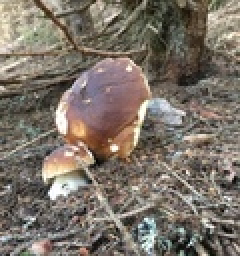
%> input picture Simpleselect/ArticleReplicabilityCodes/boletus1280.jpg, 120 x 128 px, shrunk from 1205 x 1280 before the run (shown 2 times larger)
$ octave Figure6_weighted_median_filter.m   (GNU Octave 9; MATLAB toolbox functions it lacks are replaced by stand-ins)
%> lines starting %> are read from the running program, lines starting %| are printed output that depends on the picture
%% user setting
imfile = 'boletus1280.jpg'; % 'boletus1280.jpg' ; 'girl1280.jpg'
bw     = true; % true to convert to black and white
pnoise = 0.2;
filter = 4; % 1 = Non-adaptive WM; 2 = Adaptive WM; 3 = Structural WM; 4 = Wiener

%% read image
I    = imread(imfile);
%> I is the input picture: size 128x120x3 uint8; mean R, G, B 123.8, 114.5, 104.3
if bw == 1, I = rgb2gray(I); end
%> after `I = rgb2gray(I)`:
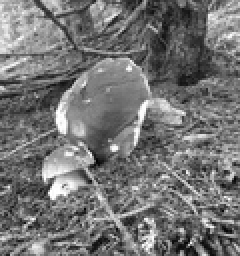
%> I: size 128x120 uint8 (shown 2 times larger); min 1, max 255, mean 116.2
Zori = double(I);      % keep original image
Z    = Zori;           % image to be manipulated
[row , col , rgb] = size(Z); % there is a third unused dimension for color images
%> row = 128; col = 120; rgb = 1

%% add noise to the image
x    = rand(size(Z));
d    = x < pnoise/2;
Z(d) = 0;    % Set to minimum value
d    = find(x >= pnoise/2 & x < pnoise);
%> d = 1480 values from 26 to 15359
Z(d) = 255;  % Set to saturated value
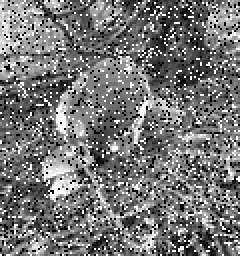
%> Z: size 128x120 double (shown 2 times larger); min 0, max 255, mean 117.5

%% Weighted mask for the Wiener filter
W = [10,12,9; 12,19,12; 9,12,10];
W = W ./ sum(sum(W)); W = W(:);

%% denoise with weighted median
tocwm = zeros((col-3)*(row-3),1); tocqs = tocwm;
Zclean_wm = Z(:);     % Filtered
Zclean_qs = Z(:);     % images
for qsw=0:1
    ii = 0;
    for y = 2:1:(col-1)*rgb
        for x = 2:1:row-1
            ind1 = x-1 + (y-1 - 1).*row; % = sub2ind([row,col],x-1,y-1);
            ind2 = x-1 + (y   - 1).*row; % = sub2ind([row,col],x-1,y);
            ind3 = x-1 + (y+1 - 1).*row; % = sub2ind([row,col],x-1,y+1);
            ind5 = x   + (y   - 1).*row; % = sub2ind([row,col],x,y);
            imask = [ind1; ind1+1; ind1+2; ind2; ind2+1; ind2+2; ind3; ind3+1; ind3+2];
            A = Z(imask);
            ii = ii+1;
            if qsw
                t0=tic;
                Zclean_qs(ind5) = quickselectFSw(A,W,0.5);
                tocqs(ii) = toc(t0);
            else
                t0=tic;
                [~ , Zclean_wm(ind5) , ~] = weightedMedian(A,W);
                tocwm(ii) = toc(t0);
            end
        end
    end
end
%> after the loop, t0 = 1795145549323095
Zclean_wm = reshape(Zclean_wm,size(Z));
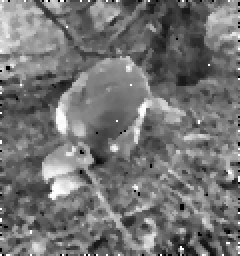
%> Zclean_wm: size 128x120 double (shown 2 times larger); min 0, max 255, mean 115.6
Zclean_qs = reshape(Zclean_qs,size(Z));
%> (the run ends here)
